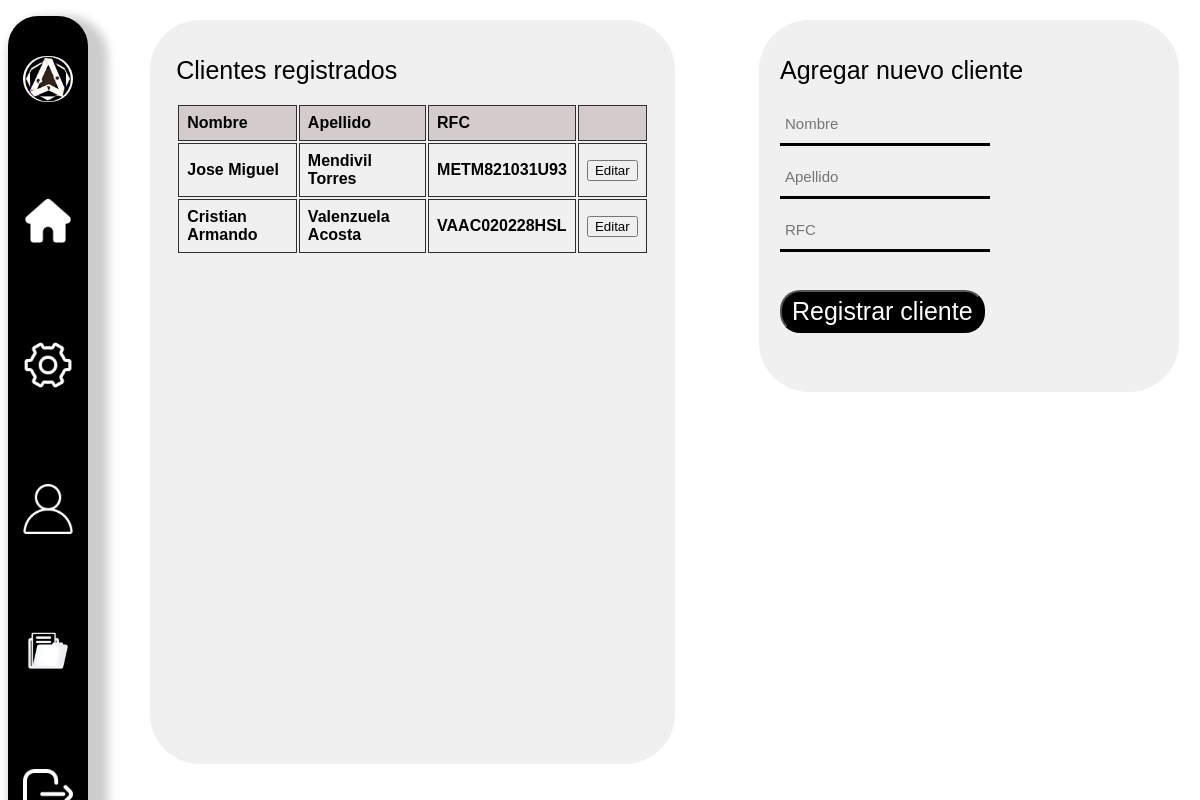
The app's page /clientes (signed in) with its own data.
### pagina_web/models.py (models this page shows)
class cliente(models.Model):
    id_usuario=models.ForeignKey(User, on_delete=models.DO_NOTHING, default=1)
    nombre=models.CharField(max_length=100)
    apellido=models.CharField(max_length=100)
    rfc=models.CharField(max_length=13)

### pagina_web/views.py (the view, shortened to what this page needs)
# urls.py: path('clientes', Clientes.as_view(), name='clientes'),
class Clientes(View):
    @method_decorator(login_required(login_url='login'), name='dispatch')
    def get(self, request):
        clientes = cliente.objects.filter(id_usuario=request.user.id)
        return render(request, 'clientes.html', {"Clientes":clientes})

### pagina_web/templates/clientes.html (shortened to what this page needs)
{% extends 'layouts/navbar.html' %}
{% load static %}
{% block content %}
<link rel="stylesheet" type="text/css" href="{% static 'css/clientes.css' %}">
<body>
    <div class="page" >
        <div class="contenido">
            <br>
            <br>
            <label style="font-size: 25px;margin-left: 5%;">Clientes registrados</label>
            <br>
            <br>
            <table id="miTabla">
                <thead>
                    <tr>
                        <th >Nombre</th>
                        <th >Apellido</th>
                        <th >RFC</th>
                        <th></th>
                    </tr>
                </thead>
                <tbody id="tablaBody">
                    {% for item in Clientes %}
                        <tr>
                            <th>{{item.nombre}}</th>
                            <th>{{item.apellido}}</th>
                            <th>{{item.rfc}}</th>
                            <th><button onclick="editar_cliente('{{item.nombre}}','{{item.apellido}}', '{{item.rfc}}', '{{item.id}}')">Editar</button></th>
                        </tr>
                    {% endfor %}
                </tbody>
            </table>
        </div>
        <div class="agregar_usuario">
            <br>
            <br>
            <div style="margin-left:5%;">
                <label for="nombre" style="font-size: 25px;">Agregar nuevo cliente</label>
                <br>
                <br>
                <input name="nombre" id="nombre" class="input" placeholder="Nombre" type="input" required>
                <input name="apellido" id="apellido" class="input" placeholder="Apellido" type="input" required>
                <input name="rfc" id="rfc" class="input" placeholder="RFC" type="input" required>
                <br>
                <br>
                <button id="guardar" style="color: white; background-color: black; padding: 5px 10px; border-radius: 20px; margin-top: 10px; font-size: 25px;" >Registrar cliente</button>
                <br>
                <br>
                </div>
        </div>
    </div>
</body>
{% endblock %}

### pagina_web/static/css/clientes.css (style rules this page uses)
body { font-family: Arial, sans-serif; }
th { padding: 8px; border: 1px solid #2f2e2e; text-align: left; }
.contenido { background-color: #F0F0F0; border-radius: 50px; width: 50%; min-height: 100%; overflow: hidden; float:left; }
.page { position: absolute; top: 20px; left: 150px; min-width: 85%; z-index: 5; height: 93%; }
.input { margin-bottom: 10px; width: 50%; min-height: 30px; background-color: #F0F0F0; padding:5px; font-size: 15px; border: none; border-bottom: 3px solid black; outline: none; }
.agregar_usuario { background-color: #F0F0F0; border-radius: 50px; width: 40%; min-height: 50%; max-height: 70%; margin-right: 2%; float:right; }
thead { background-color: #D4CCCC; }
table { width: 90%; margin-left: 5%; }

### records on screen
cliente: nombre "Jose Miguel", apellido "Mendivil Torres", rfc "METM821031U93"
cliente: nombre "Cristian Armando", apellido "Valenzuela Acosta", rfc "VAAC020228HSL"
